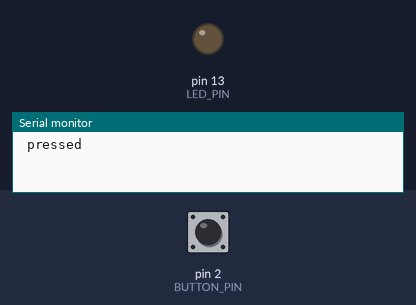
The sketch below on a simulated Arduino Uno, built with avr-gcc and run on an emulated ATmega328P. On the bench: output pins drawn as LEDs (lit = HIGH), the last lines printed to the serial monitor. Inputs (shaded band) come from the test bench; at power-on: pin 2 (BUTTON_PIN) LOW.

Above: at 1.2 s.
1.3 s: pin 2 (BUTTON_PIN) pulled HIGH for 0.15 s
At 2.0 s:
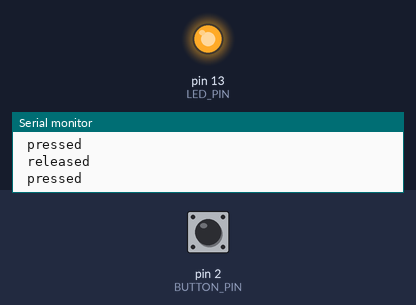
2.9 s: pin 2 (BUTTON_PIN) pulled HIGH for 1 s
At 4.4 s:
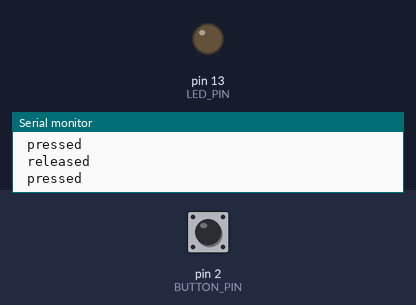
5.4 s: pin 2 (BUTTON_PIN) pulled HIGH for 3.2 s
At 9.2 s:
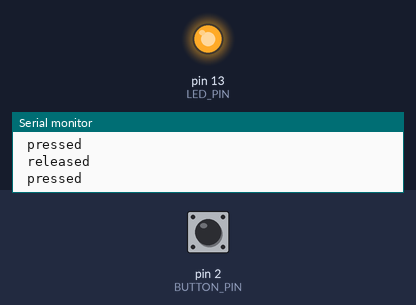
Timing chart, 0 to 10.7 s (numbered marks = the images above; inputs shaded):
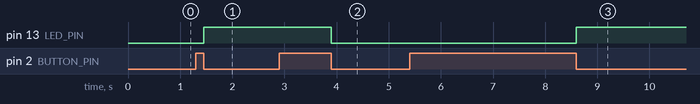

Measured:
- after the input at 1.3 s, pin 13 (LED_PIN): LOW → HIGH after 0.15 s
- after the input at 2.9 s, pin 13 (LED_PIN): HIGH → LOW after 1.0 s
- after the input at 5.4 s, pin 13 (LED_PIN): LOW → HIGH after 3.2 s

The sketch:

sketch_nov29a.ino
```cpp
#define BUTTON_PIN 2
#define LED_PIN 13
#define PRESSED HIGH
#define BOUNCE_TIME 50

int prev=0;
long int press_time = 0;
int led_state=LOW;
bool pressed_candidate=false;
bool button_pressed=false;
int lastState = HIGH;
void setup(){
  pinMode(BUTTON_PIN, INPUT);
  pinMode(LED_PIN, OUTPUT);
  digitalWrite(LED_PIN, led_state);
  Serial.begin(9600);
}

void loop (){
  int val = digitalRead(BUTTON_PIN);
  if(pressed_candidate == false and
     val == PRESSED and
     prev != PRESSED) {


    press_time = millis();
    pressed_candidate = true;
  }
  if(pressed_candidate == true and
     millis() - press_time > BOUNCE_TIME) {
    if(digitalRead(BUTTON_PIN) == PRESSED){
      button_pressed = true;
    } else {
      pressed_candidate = false;
    }
  }
  // released event
  if(button_pressed == true and
     prev == PRESSED and
     val != PRESSED) {
    led_state=!led_state;
    digitalWrite(LED_PIN, led_state);
    button_pressed = false;
    pressed_candidate = false;
  }
  prev = val;

  if (lastState != val) {
    lastState = val;
    if (val == HIGH) {
      Serial.println(" released");
    }
    if (val == LOW) {
      Serial.println(" pressed");
    }
}
}
```
